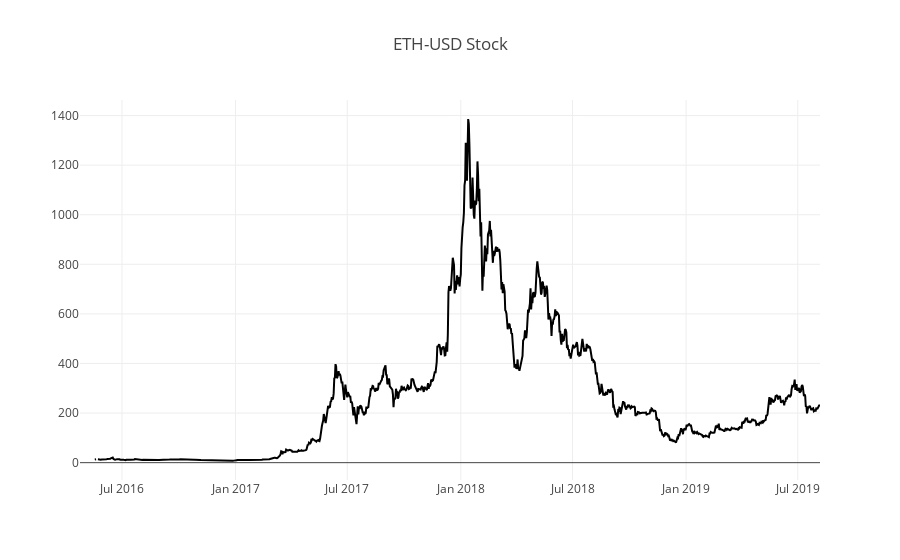

The notebook cell saved with this chart:
### Markdown cell above
### Stock Example
Let's see what a single stock looks like from the closing prices. For this example and future display examples in this project, we'll use Apple's stock (AAPL). If we tried to graph all the stocks, it would be too much information.

### Code cell
project_helper.plot_stock(close[apple_ticker], '{} Stock'.format(apple_ticker))

### Figure 1 — Plotly figure (JSON) as saved in the notebook; plotly's stock layout.template omitted (floating-point values rounded to 4 significant figures; data arrays with more than 128 entries replaced by an {"elided": "..."} marker saying what was removed)
{"data": [{"line": {"color": "black"}, "name": "Index", "type": "scatter", "x": {"elided": "1200 str values"}, "y": {"elided": "1200 float values"}}], "layout": {"title": "ETH-USD Stock"}}
